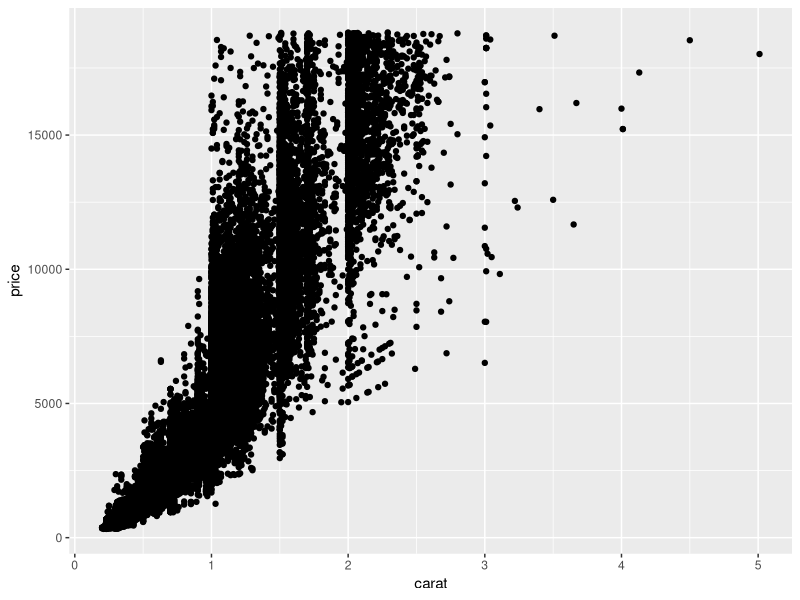
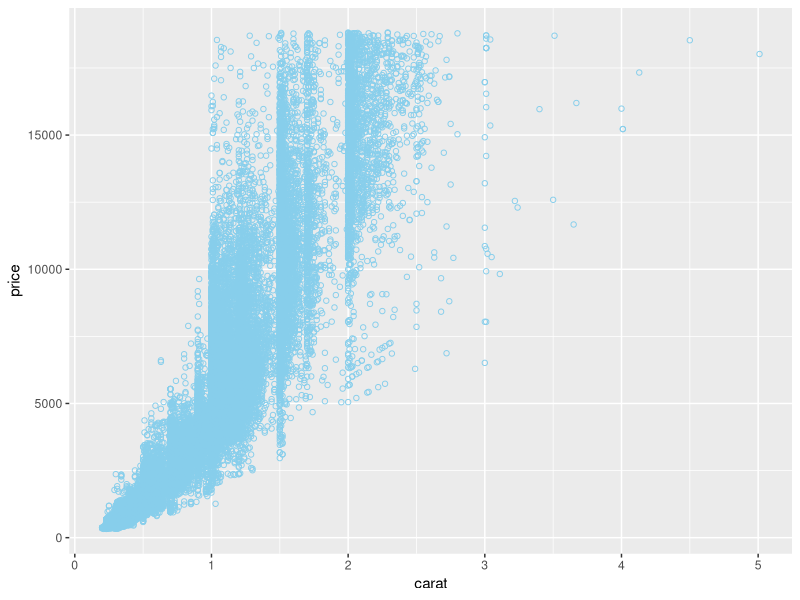
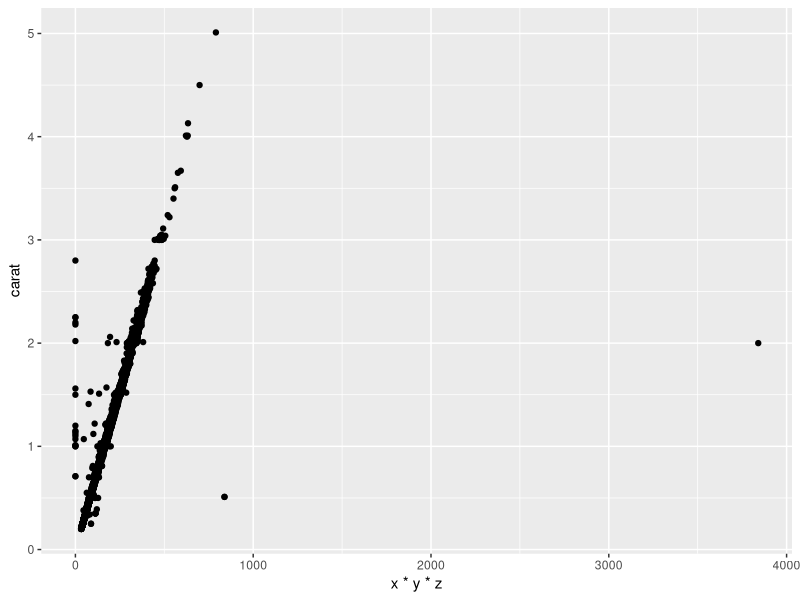
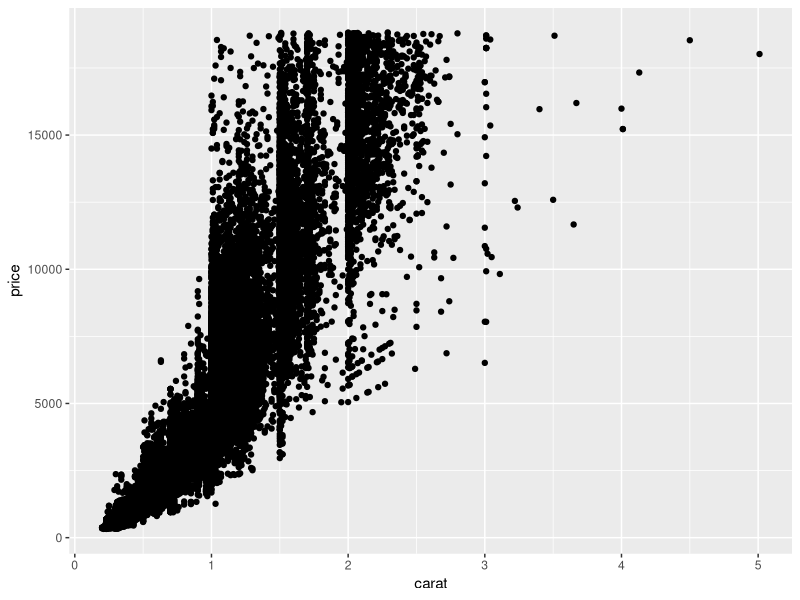
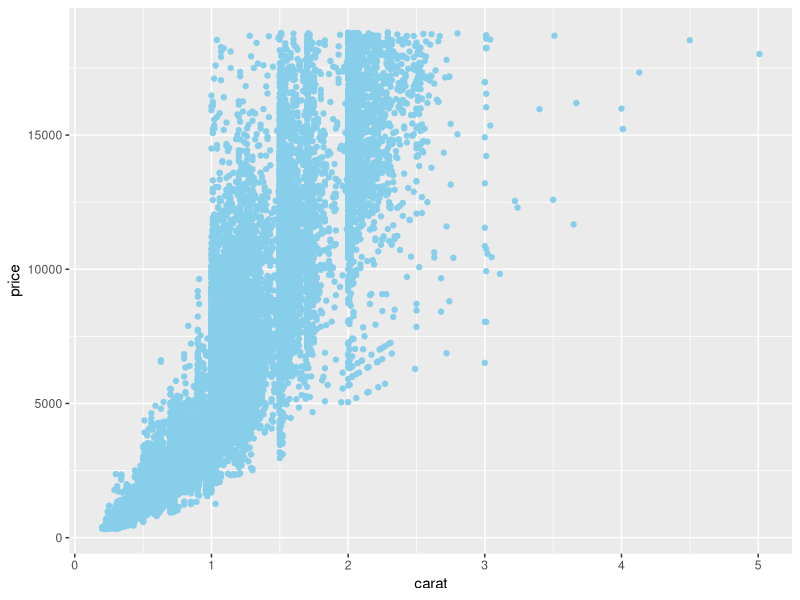
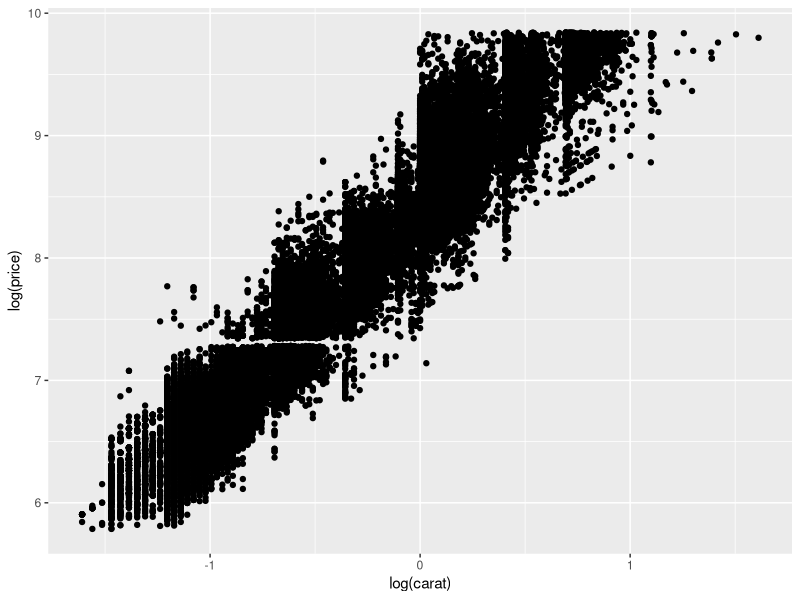
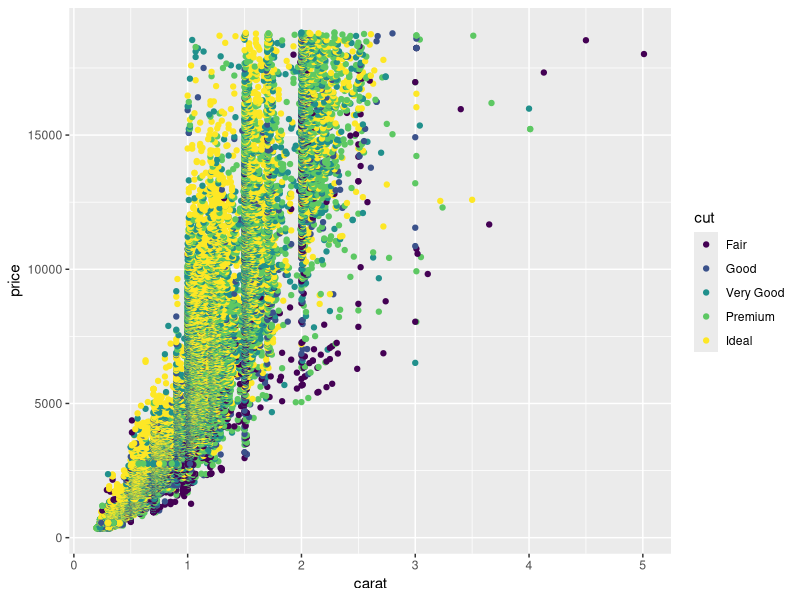
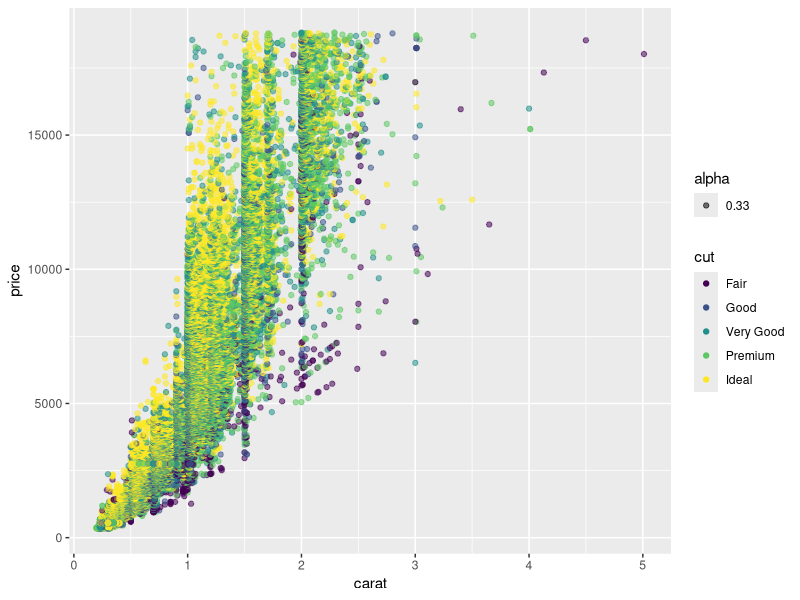

Source code (R) for these figures, in order:
## ---- chunk 1
library(ggplot2)
## ---- chunk 2
head(diamonds) # Displays first six rows of data frame and the attributes; in this case, the four C's, the price, and the physical dimensions of the diamond
str(diamonds)  # Displays data types and (some) values 
dim(diamonds)  # Almost 54k rows
## ---- chunk 3
 ?qplot# does not provide the aesthetic parameters
## ---- chunk 4
qplot(x = carat, y = price, data = diamonds) # if performance is slow, see note 2 below
## ---- chunk 5
qplot(x = carat, y = price, shape = I(1), color = I('skyblue'), data = diamonds) # The I() notation will be explained below
## ---- chunk 6
qplot(x = x*y*z, y = carat, data = diamonds)
## ---- chunk 7
qplot(x = carat, y = price, data = diamonds)
# We can change the default color setting the color attribute to a constant
qplot(x = carat, y = price, color = I('skyblue'), data = diamonds) 
## ---- chunk 8
qplot(x = log(carat), y = log(price), data = diamonds)
## ---- chunk 9
qplot(x = carat, y = price, data = diamonds, color = cut) # Note that a legend is automatically generated
## ---- chunk 10

qplot(x = carat, y = price, data = diamonds, color = cut, alpha = .33) 
# Note the legend for alpha - this is created because we did not use the I() qualifier, so the .33 is treated as a constant vector of .33 instead of a literal
## ---- chunk 11
qplot(x = carat, y = price, data = diamonds, color = cut, shape = clarity) 
## ---- chunk 12
qplot(x = carat, y = price, data = diamonds, shape = cut, color = clarity) 
## ---- chunk 13
set.seed(1) # To assure that the same 'random' rows are selected across efforts
dsmallgeom <- diamonds[sample(nrow(diamonds), 900),]
## ---- chunk 14
qplot(x = carat, y = price, geom = "point", data = dsmallgeom) # the value 'point' is a literal, not a variable, so it must be enclosed in quotes
## ---- chunk 15
qplot(x = carat, y = price, data = dsmallgeom, geom = "smooth")
## ---- chunk 16
qplot(x = carat, y = price, geom = c("point", "smooth"), data = dsmallgeom)
qplot(x = carat, y = price, geom = c("point"), data = dsmallgeom) + geom_smooth()
## ---- chunk 17
qplot(x = carat, y = price, geom = c("smooth"), data = dsmallgeom) + 
  layer(geom = "point", 
        stat = "identity",
        position=position_identity()
        )

## ---- chunk 18
qplot(x = carat, y = price, geom = c("smooth"), se = FALSE, data = dsmallgeom) + 
  layer(geom = "point", 
        stat = "identity",
        position=position_identity()
        )

## ---- chunk 19
qplot(x = carat, y = price, geom = c("smooth"), se = FALSE, method = "lm", data = dsmallgeom) + 
  layer(geom = "point", 
        stat = "identity",
        position=position_identity()
        )

## ---- chunk 20
qplot(x = cut, y = price, geom = "boxplot", data = dsmallgeom)
## ---- chunk 21
qplot(x = cut, y = price, geom = "boxplot", ylim = c(0, 9000), data = dsmallgeom)
## ---- chunk 22
qplot(x = cut, y = carat, geom = "boxplot", data = dsmallgeom)
## ---- chunk 23
qplot(x = cut, y = carat, geom = 'jitter', data = dsmallgeom)
## ---- chunk 24
qplot(x = cut, y = carat, geom = 'boxplot', data = dsmallgeom) + geom_jitter()
## ---- chunk 25
qplot(x = price, geom = 'histogram', data = diamonds)
## ---- chunk 26
mean(diamonds$price) > median(diamonds$price)
## ---- chunk 27
qplot(x = price, data = diamonds, geom = 'histogram', binwidth = 1000)
## ---- chunk 28
qplot(x = cut, data = diamonds, geom = 'bar')
## ---- chunk 29
qplot(x = price, data = diamonds, geom = 'histogram', binwidth = 1000, fill = cut)
## ---- chunk 30
qplot(x = price, data = diamonds, geom = 'density')
## ---- chunk 31
qplot(x = price, data = diamonds, geom = 'density', adjust = 10)
## ---- chunk 32
qplot(x = price, data = diamonds, geom = 'density', adjust = 10, fill = cut, alpha=I(.3))
## ---- chunk 33
qplot(x = price, data = diamonds, geom = 'density', adjust = 10, fill = color, alpha=I(.3)) + facet_grid(. ~ cut)
## ---- chunk 34
qplot(x = carat, y = price, data = diamonds, color = clarity, main = "My qplot", xlab = "My xlab name", ylab = "My ylab name") 
## ---- chunk 35
set.seed(1) # To assure that the same 'random' rows are selected
dsmall <- diamonds[sample(nrow(diamonds), 1000),]
qplot(x = dsmall$carat, y = dsmall$price)
## ---- chunk 36
library(dplyr)
diamonds2 <- filter(diamonds, x >0 & y > 0 & z >0 & x*y*z < 1000)
dim(diamonds)[1] - dim(diamonds2)[1] # number removed from diamonds dataset
## ---- chunk 37
diamonds[diamonds$carat > 4.5,]
summary(diamonds[diamonds$price > 16000,]) # this command does include our outlier
## ---- chunk 38
ggsave(file = 'myplot.jpeg', dpi = 72, qplot(x = carat, y = price, geom = c("point"), data = diamonds))
## ---- chunk 39
p <- qplot(x = carat, y = price, geom = c("smooth"), data = dsmallgeom)  
p <- p +   layer(geom = "point", 
                 stat = "identity",
                 position=position_identity())
p
summary(p)
## ---- chunk 40
qplot(carat, price, data = diamonds)
## ---- chunk 41
plot(x = dsmallgeom$carat, y = dsmallgeom$price)
abline(lm(dsmallgeom$price ~ dsmallgeom$carat), col='red')
## ---- chunk 42
levels(diamonds$color)
## ---- chunk 43
levels(diamonds$cut)
